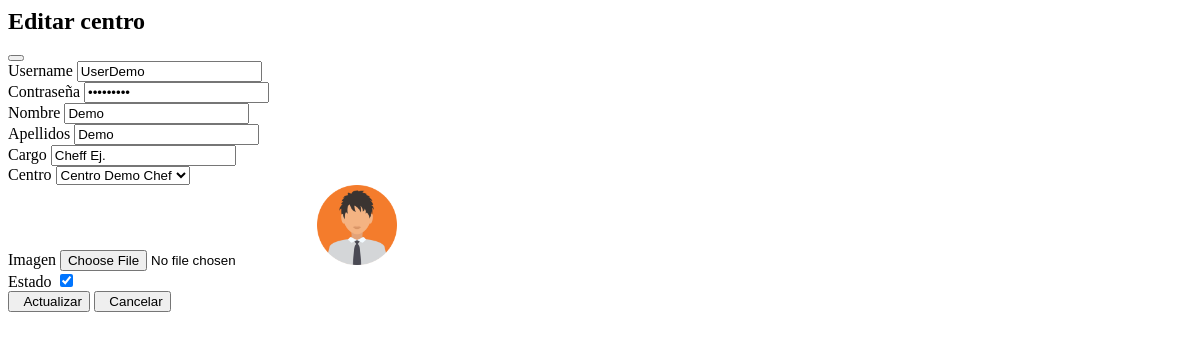
/super/usuarios/editar/2/, run on an earlier commit of the app's database.
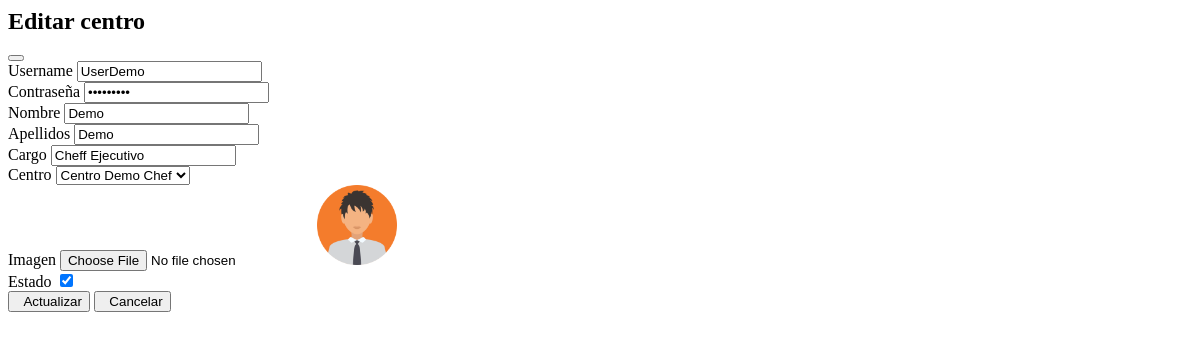
And on a later commit of the database.
### app/super/models.py (models this page shows, shortened)
class UserProfile(models.Model):
    centro = models.ForeignKey('Centros' ,on_delete=models.CASCADE, null=True, blank =True)
    user = models.OneToOneField(User, on_delete=models.CASCADE)
    username = models.CharField(max_length=100)
    password = models.CharField(max_length=100)
    nombre = models.CharField(max_length=100)
    apellidos = models.CharField(max_length=100)
    cargo = models.CharField(max_length=100, blank=True, null=True)
    imagen = models.ImageField(default='users/default.png', upload_to='users/', null=True, blank =True)
    estado =models.BooleanField(default=True)

### app/super/views.py (the view, shortened to what this page needs)
# urls.py: path('usuarios/editar/<int:pk>/', ActualizarUsuarioView.as_view(), name='UsuarioUpdate'),
class ActualizarUsuarioView(UpdateView):
    model = UserProfile
    form_class = UserProfileForm
    template_name = 'super/editar_usuario.html'
    success_url = reverse_lazy('super:UsuariosList')
    context_object_name = 'usuario'
    pk_url_kwarg = 'pk'

### app/super/forms.py
class UserProfileForm(forms.ModelForm):
    password = forms.CharField(widget=forms.PasswordInput(attrs={"class": "form-control"}))
    username = forms.CharField(widget=forms.TextInput(attrs={"class": "form-control"}))
    class Meta:
        model = UserProfile
        fields = ['centro', 'username', 'password', 'nombre', 'apellidos', 'cargo', 'imagen', 'estado']
        widgets = {
            'nombre': forms.TextInput(attrs={"class": "form-control"}),
            'apellidos': forms.TextInput(attrs={"class": "form-control"}),
            'cargo': forms.TextInput(attrs={"class": "form-control"}),
            'estado': forms.CheckboxInput(attrs={"class": "form-check-input"}),
            'centro': forms.Select(attrs={"class": "form-control"}),
        }

### app/super/models.py (called while the page is built)
    def __str__(self):
        return str(self.nombre)

### templates/super/editar_usuario.html (shortened to what this page needs)
<div class="modal-dialog modal-lg" role="document">
    <div class="modal-content">
        <div class="modal-header bg-primary text-white">
            <h2 class="modal-title">Editar centro</h2>
            <button type="button" class="btn-close" data-bs-dismiss="modal" aria-label="Close">
            </button>
        </div>
        <div class="modal-body">
            <div class="container">
                <form method="POST" action="{% url 'super:UsuarioUpdate' pk=usuario.id %}" enctype="multipart/form-data">
                <div class="row g-3">
                    <div class="col-md-6">
                        <label class="form-label">Username</label>
                        <input type="text" class="form-control" name="username" value="{{ form.username.value }}">
                    </div>
                    <div class="col-md-6">
                        <label class="form-label">Contraseña</label>
                        <input type="password" class="form-control" name="password" value="{{ form.password.value }}">
                    </div>
                    <div class="col-md-6">
                        <label class="form-label">Nombre</label>
                        <input type="text" class="form-control" name="nombre" value="{{ form.nombre.value }}">
                    </div>
                    <div class="col-md-6">
                        <label class="form-label">Apellidos</label>
                        <input type="text" class="form-control" name="apellidos" value="{{ form.apellidos.value }}">
                    </div>
                    <div class="col-md-6">
                        <label class="form-label">Cargo</label>
                        <input type="text" class="form-control" name="cargo" value="{{ form.cargo.value }}">
                    </div>
                    <div class="col-md-6">
                        <label class="form-label">Centro</label>
                        {{ form.centro }}
                    </div>
                    <div class="col-md-6">
                        <label class="form-label">Imagen</label>
                        <input type="file" name="imagen" class="form-control">
                        {% if usuario.imagen %}
                            <img src="{{ usuario.imagen.url }}" class="img-thumbnail mt-2" style="max-height:80px;">
                        {% endif %}
                    </div>
                    <div class="col-md-6 d-flex align-items-center">
                        <label class="form-check-label me-2">Estado</label>
                        <input type="checkbox" class="form-check-input" name="estado" {% if form.estado.value %}checked{% endif %}>
                    </div>
                </div>
                <div class="mt-3">
                    <button type="submit" class="btn btn-info">
                        &nbsp;&nbsp;Actualizar
                    </button>
                    <button type="button" class="btn btn-danger" data-dismiss="modal">
                        &nbsp;&nbsp;Cancelar</button>
                </div>
            </form>
        </div>
    </div>
</div>

What changed in the data, as far as the page shows it:
changed UserProfile "UserDemo": cargo "Cheff Ej." → "Cheff Ejecutivo"
